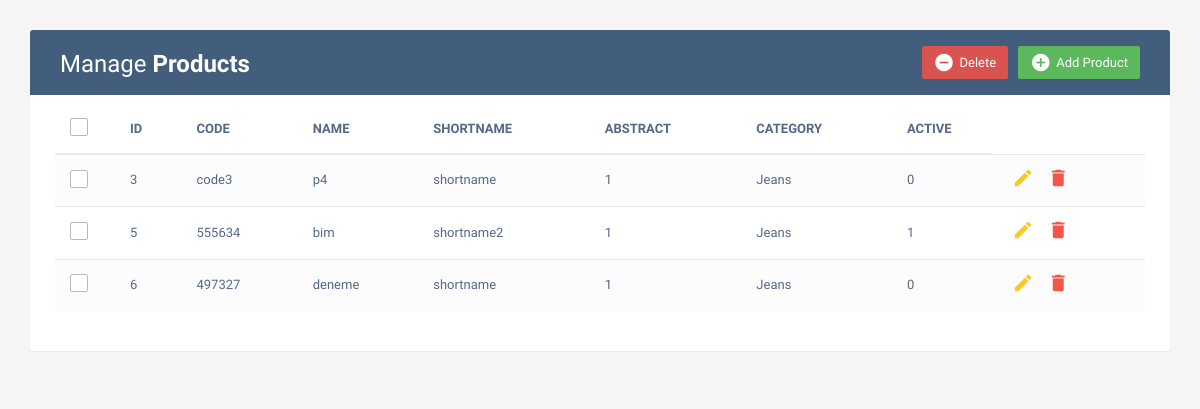
Screenshot of /web-app/products/product-list.php with the database file from the repository.
### tables this page shows
CREATE TABLE `product` (
  `m_syscode` int NOT NULL AUTO_INCREMENT,
  `m_code` varchar(15) DEFAULT NULL,
  `m_name` varchar(25) DEFAULT NULL,
  `m_shortname` varchar(10) DEFAULT NULL,
  `m_parentcode` varchar(15) DEFAULT NULL,
  `m_abstract` tinyint(1) DEFAULT NULL,
  `m_category` varchar(12) DEFAULT NULL,
  `is_active` tinyint(1) DEFAULT NULL,
  PRIMARY KEY (`m_syscode`),
  UNIQUE KEY `m_code` (`m_code`)
);

### web-app/products/product-list.php (the view, shortened to what this page needs)
<?php
  include '../config.php';
?>
<!DOCTYPE html>
<html lang="en">
<head>
	<link rel="stylesheet" href="https://maxcdn.bootstrapcdn.com/font-awesome/4.7.0/css/font-awesome.min.css">
	<link rel="stylesheet" href="https://maxcdn.bootstrapcdn.com/bootstrap/3.3.7/css/bootstrap.min.css">
	<link rel="stylesheet" href="css/style.css">
</head>
<body>
    <div class="container">
        <div class="table-wrapper">
            <div class="table-title">
                <div class="row">
                    <div class="col-sm-6">
						          <h2>Manage <b>Products</b></h2>
					          </div>
                    <div class="col-sm-6">
                      <a href="#addEmployeeModal" class="btn btn-success" data-toggle="modal"><i class="material-icons"></i> <span>Add Product</span></a>
                      <a href="JavaScript:void(0);" class="btn btn-danger" id="delete_multiple"><i class="material-icons"></i> <span>Delete</span></a>
                    </div>
                  </div>
            </div>
            <table class="table table-striped table-hover">
            <thead>
                    <tr>
						<th>
							<span class="custom-checkbox">
								<label for="selectAll"></label>
							</span>
						</th>
            <th>ID</th>
            <th>CODE</th>
            <th>NAME</th>
						<th>SHORTNAME</th>
            <th>ABSTRACT</th>
            <th>CATEGORY</th>
            <th>ACTIVE</th>
            </tr>
          </thead>
				<tbody>
				<?php
				$result = mysqli_query($link,"SELECT * FROM product");
					while($row = mysqli_fetch_array($result)) {
				?>
				<tr id="<?php echo $row["m_syscode"]; ?>">
				<td>
							<span class="custom-checkbox">
								<label for="checkbox2"></label>
							</span>
						</td>
					<td><?php echo $row["m_syscode"]; ?></td>
					<td><?php echo $row["m_code"]; ?></td>
					<td><?php echo $row["m_name"]; ?></td>
					<td><?php echo $row["m_shortname"]; ?></td>
          <td><?php echo $row["m_abstract"]; ?></td>
          <td><?php echo $row["m_category"]; ?></td>
          <td><?php echo $row["is_active"]; ?></td>
					<td>
						<a href="#editEmployeeModal" class="edit" data-toggle="modal">
							<i class="material-icons update" data-toggle="tooltip"
							data-id="<?php echo $row["m_syscode"]; ?>"
							data-code="<?php echo $row["m_code"]; ?>"
							data-name="<?php echo $row["m_name"]; ?>"
							data-shortname="<?php echo $row["m_shortname"]; ?>"
              data-abstract="<?php echo $row["m_abstract"]; ?>"
              data-category="<?php echo $row["m_category"]; ?>"
              data-active="<?php echo $row["is_active"]; ?>"
							title="Edit"></i>
						</a>
						<a href="#deleteEmployeeModal" class="delete" data-id="<?php echo $row["m_syscode"]; ?>" data-toggle="modal"><i class="material-icons" data-toggle="tooltip"
						 title="Delete"></i></a>
                    </td>
				</tr>
				<?php
				}
				?>
				</tbody>
			</table>
        </div>
    </div>
</body>
</html>

### web-app/products/css/style.css (style rules this page uses)
body { color: #566787; background: #f5f5f5; font-family: 'Varela Round', sans-serif; font-size: 13px; }
.table-wrapper { background: #fff; padding: 20px 25px; margin: 30px 0; border-radius: 3px; box-shadow: 0 1px 1px rgba(0,0,0,.05); }
.table-title { padding-bottom: 15px; background: #435d7d; color: #fff; padding: 16px 30px; margin: -20px -25px 10px; border-radius: 3px 3px 0 0; }
.table-title h2 { margin: 5px 0 0; font-size: 24px; }
.table-title .btn { color: #fff; float: right; font-size: 13px; border: none; min-width: 50px; border-radius: 2px; border: none; outline: none !important; margin-left: 10px; }
.table-title .btn i { float: left; font-size: 21px; margin-right: 5px; }
.table-title .btn span { float: left; margin-top: 2px; }
table.table tr th, table.table tr td { border-color: #e9e9e9; padding: 12px 15px; vertical-align: middle; }
table.table tr th:first-child { width: 60px; }
table.table tr th:last-child { width: 100px; }
table.table-striped tbody tr:nth-of-type(odd) { background-color: #fcfcfc; }
table.table td:last-child i { opacity: 0.9; font-size: 22px; margin: 0 5px; }
table.table td a { font-weight: bold; color: #566787; display: inline-block; text-decoration: none; outline: none !important; }
table.table td a.edit { color: #FFC107; }
table.table td a.delete { color: #F44336; }
table.table td i { font-size: 19px; }
.custom-checkbox { position: relative; }
.custom-checkbox label:before { width: 18px; height: 18px; }
.custom-checkbox label:before { content: ''; margin-right: 10px; display: inline-block; vertical-align: text-top; background: white; border: 1px solid #bbb; border-radius: 2px; box-sizing: border-box; z-index: 2; }

### rows the page displays
product: m_syscode "3", m_code "code3", m_name "p4", m_shortname "shortname", m_abstract "1", m_category "Jeans", is_active "0"
product: m_syscode "5", m_code "555634", m_name "bim", m_shortname "shortname2", m_abstract "1", m_category "Jeans", is_active "1"
product: m_syscode "6", m_code "497327", m_name "deneme", m_shortname "shortname", m_abstract "1", m_category "Jeans", is_active "0"
